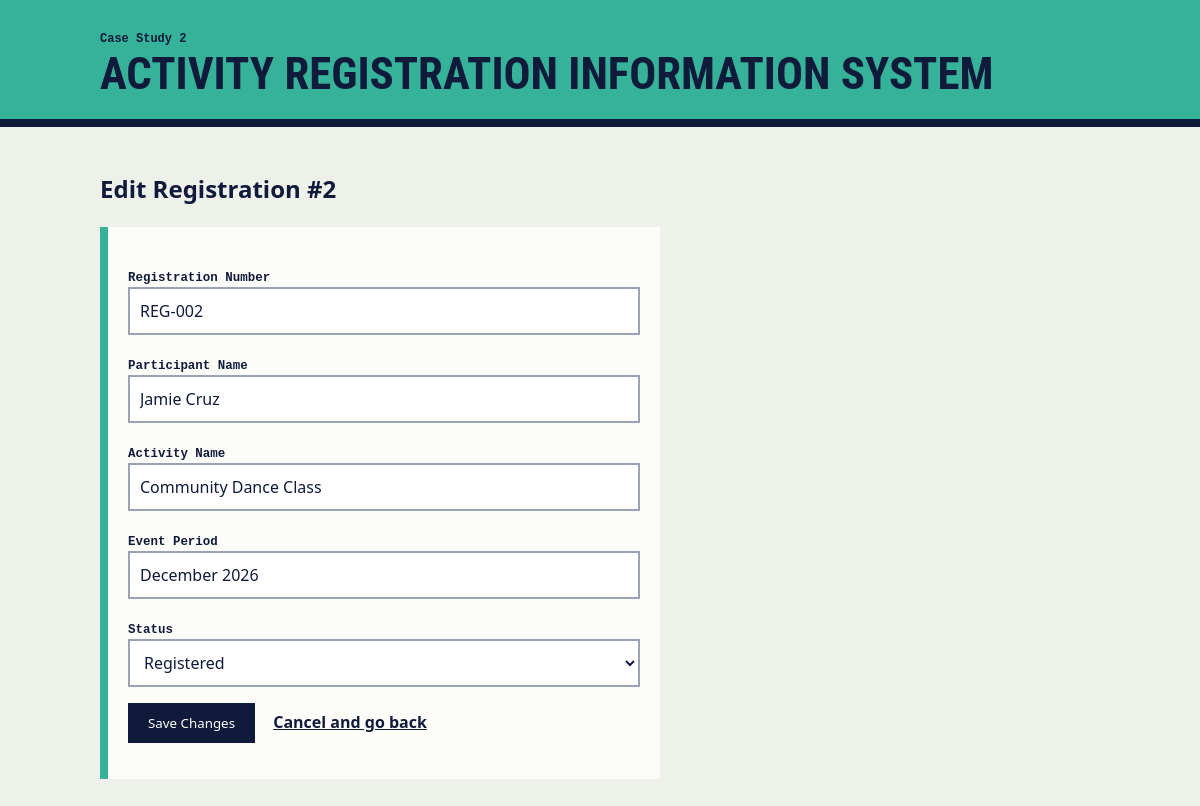
Page /activity-registration-system/edit.php?id=2 on the committed database.
### tables this page shows
CREATE TABLE registrations (
    id INT AUTO_INCREMENT PRIMARY KEY,
    registration_number VARCHAR(30) NOT NULL,
    participant_name VARCHAR(100) NOT NULL,
    activity_name VARCHAR(100) NOT NULL,
    event_period VARCHAR(50) NOT NULL,
    status VARCHAR(20) NOT NULL
);

### activity-registration-system/edit.php (the view, shortened to what this page needs)
<?php
require_once 'config.php';
function e($value): string
{
    return htmlspecialchars((string) $value, ENT_QUOTES, 'UTF-8');
}
$requested_id = $_SERVER['REQUEST_METHOD'] === 'POST' ? ($_POST['id'] ?? '') : ($_GET['id'] ?? '');
$id = filter_var($requested_id ?? '', FILTER_VALIDATE_INT, ['options' => ['min_range' => 1]]);
$record = false;
if ($id !== false) {
    $statement = $pdo->prepare('SELECT * FROM registrations WHERE id = :id');
    $statement->execute([':id' => $id]);
    $record = $statement->fetch();
}
    ?>
<?php
$record_input = [
    'registration_number' => (string) $record['registration_number'],
    'participant_name' => (string) $record['participant_name'],
    'activity_name' => (string) $record['activity_name'],
    'event_period' => (string) $record['event_period'],
    'status' => (string) $record['status'],
];
?>
<!DOCTYPE html>
<html lang="en">
<head>
    <link rel="stylesheet" href="../assets/crud.css">
</head>
<body class="case-2">
<header>
    <p class="case-no">Case Study 2</p>
    <h1>Activity Registration Information System</h1>
</header>
<main>
    <h2>Edit Registration #<?= e($id) ?></h2>
    <form method="post">
        <p>
            <label for="registration_number">Registration Number</label><br>
            <input type="text" id="registration_number" name="registration_number" maxlength="30" placeholder="e.g. REG-001" value="<?= e($record_input['registration_number']) ?>" required>
        </p>
        <p>
            <label for="participant_name">Participant Name</label><br>
            <input type="text" id="participant_name" name="participant_name" maxlength="100" placeholder="e.g. Casey Ramos" value="<?= e($record_input['participant_name']) ?>" required>
        </p>
        <p>
            <label for="activity_name">Activity Name</label><br>
            <input type="text" id="activity_name" name="activity_name" maxlength="100" placeholder="e.g. Basic Photography" value="<?= e($record_input['activity_name']) ?>" required>
        </p>
        <p>
            <label for="event_period">Event Period</label><br>
            <input type="text" id="event_period" name="event_period" maxlength="50" placeholder="e.g. November 2026" value="<?= e($record_input['event_period']) ?>" required>
        </p>
        <p>
            <label for="status">Status</label><br>
            <select id="status" name="status" required>
                <?php foreach (['Registered', 'Withdrawn'] as $option): ?>
                    <option value="<?= e($option) ?>" <?= $record_input['status'] === $option ? 'selected' : '' ?>><?= e($option) ?></option>
                <?php endforeach; ?>
            </select>
        </p>
        <p>
            <button type="submit">Save Changes</button>
            <a href="index.php">Cancel and go back</a>
        </p>
    </form>
</main>
</body>
</html>

### assets/crud.css (style rules this page uses)
:root { --ink: #101a3a; --folder: #f4b223; }
.case-2 { --folder: #37b29a; }
* { box-sizing: border-box; }
body { margin: 0; font-family: "IBM Plex Sans", "Segoe UI", Arial, sans-serif; background: #eef0ea; color: var(--ink); line-height: 1.5; }
header { background: var(--folder); border-bottom: 8px solid var(--ink); padding: 18px max(16px, calc((100% - 1000px) / 2)) 22px; }
h1 { font-family: "Arial Narrow", "Roboto Condensed", Impact, sans-serif; font-size: clamp(1.8rem, 5vw, 2.8rem); text-transform: uppercase; line-height: 1.05; margin: 4px 0 0; }
.case-no { font: 600 .75rem Consolas, monospace; margin: 14px 0 0; }
main { max-width: 1032px; margin: 0 auto; padding: 24px 16px 60px; }
a { color: var(--ink); font-weight: 600; }
.button, button { display: inline-block; background: var(--ink); color: #fff; border: 0; padding: 11px 20px; font: 700 .95rem inherit; font-family: inherit; text-decoration: none; cursor: pointer; margin-right: 14px; }
form, dl { background: #fcfdf9; border-left: 8px solid var(--folder); padding: 20px; max-width: 560px; }
label, dt { font: 600 .78rem Consolas, monospace; }
input, select { width: 100%; padding: 10px; border: 2px solid #9aa2b8; font: inherit; background: #fff; color: var(--ink); }

### rows in the picture
registrations: registration_number "REG-002", participant_name "Jamie Cruz", activity_name "Community Dance Class", event_period "December 2026"

### other values in the picture
$id "2"
form field status "Registered"
